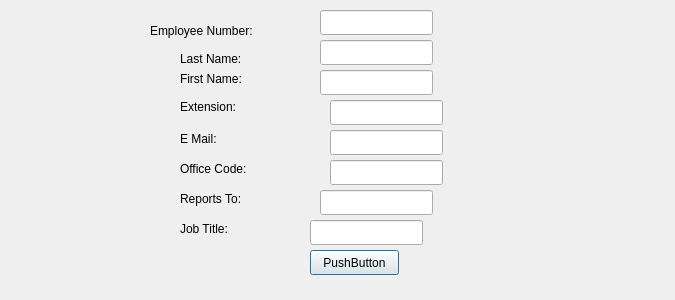
<?xml version="1.0" encoding="UTF-8"?>
<ui version="4.0">
 <class>employee</class>
 <widget class="QDialog" name="employee">
  <property name="geometry">
   <rect>
    <x>0</x>
    <y>0</y>
    <width>675</width>
    <height>300</height>
   </rect>
  </property>
  <property name="windowTitle">
   <string>Dialog</string>
  </property>
  <widget class="QLineEdit" name="lineEdit">
   <property name="geometry">
    <rect>
     <x>320</x>
     <y>10</y>
     <width>113</width>
     <height>25</height>
    </rect>
   </property>
  </widget>
  <widget class="QLineEdit" name="lineEdit_2">
   <property name="geometry">
    <rect>
     <x>320</x>
     <y>40</y>
     <width>113</width>
     <height>25</height>
    </rect>
   </property>
  </widget>
  <widget class="QLineEdit" name="lineEdit_3">
   <property name="geometry">
    <rect>
     <x>320</x>
     <y>70</y>
     <width>113</width>
     <height>25</height>
    </rect>
   </property>
  </widget>
  <widget class="QLineEdit" name="lineEdit_4">
   <property name="geometry">
    <rect>
     <x>330</x>
     <y>100</y>
     <width>113</width>
     <height>25</height>
    </rect>
   </property>
  </widget>
  <widget class="QLineEdit" name="lineEdit_5">
   <property name="geometry">
    <rect>
     <x>330</x>
     <y>130</y>
     <width>113</width>
     <height>25</height>
    </rect>
   </property>
  </widget>
  <widget class="QLineEdit" name="lineEdit_6">
   <property name="geometry">
    <rect>
     <x>330</x>
     <y>160</y>
     <width>113</width>
     <height>25</height>
    </rect>
   </property>
  </widget>
  <widget class="QLineEdit" name="lineEdit_7">
   <property name="geometry">
    <rect>
     <x>320</x>
     <y>190</y>
     <width>113</width>
     <height>25</height>
    </rect>
   </property>
  </widget>
  <widget class="QLineEdit" name="lineEdit_8">
   <property name="geometry">
    <rect>
     <x>310</x>
     <y>220</y>
     <width>113</width>
     <height>25</height>
    </rect>
   </property>
  </widget>
  <widget class="QLabel" name="label">
   <property name="geometry">
    <rect>
     <x>150</x>
     <y>20</y>
     <width>141</width>
     <height>21</height>
    </rect>
   </property>
   <property name="text">
    <string>Employee Number:</string>
   </property>
  </widget>
  <widget class="QLabel" name="label_2">
   <property name="geometry">
    <rect>
     <x>180</x>
     <y>50</y>
     <width>101</width>
     <height>17</height>
    </rect>
   </property>
   <property name="text">
    <string>Last Name:</string>
   </property>
  </widget>
  <widget class="QLabel" name="label_3">
   <property name="geometry">
    <rect>
     <x>180</x>
     <y>70</y>
     <width>91</width>
     <height>17</height>
    </rect>
   </property>
   <property name="text">
    <string>First Name:</string>
   </property>
  </widget>
  <widget class="QLabel" name="label_4">
   <property name="geometry">
    <rect>
     <x>180</x>
     <y>97</y>
     <width>91</width>
     <height>20</height>
    </rect>
   </property>
   <property name="text">
    <string>Extension:</string>
   </property>
  </widget>
  <widget class="QLabel" name="label_5">
   <property name="geometry">
    <rect>
     <x>180</x>
     <y>130</y>
     <width>67</width>
     <height>17</height>
    </rect>
   </property>
   <property name="text">
    <string>E Mail:</string>
   </property>
  </widget>
  <widget class="QLabel" name="label_6">
   <property name="geometry">
    <rect>
     <x>180</x>
     <y>160</y>
     <width>101</width>
     <height>17</height>
    </rect>
   </property>
   <property name="text">
    <string>Office Code:</string>
   </property>
  </widget>
  <widget class="QLabel" name="label_7">
   <property name="geometry">
    <rect>
     <x>180</x>
     <y>190</y>
     <width>91</width>
     <height>17</height>
    </rect>
   </property>
   <property name="text">
    <string>Reports To:</string>
   </property>
  </widget>
  <widget class="QLabel" name="label_8">
   <property name="geometry">
    <rect>
     <x>180</x>
     <y>220</y>
     <width>67</width>
     <height>17</height>
    </rect>
   </property>
   <property name="text">
    <string>Job Title:</string>
   </property>
  </widget>
  <widget class="QPushButton" name="pushButton">
   <property name="geometry">
    <rect>
     <x>310</x>
     <y>250</y>
     <width>89</width>
     <height>25</height>
    </rect>
   </property>
   <property name="text">
    <string>PushButton</string>
   </property>
  </widget>
 </widget>
 <resources/>
 <connections/>
</ui>
